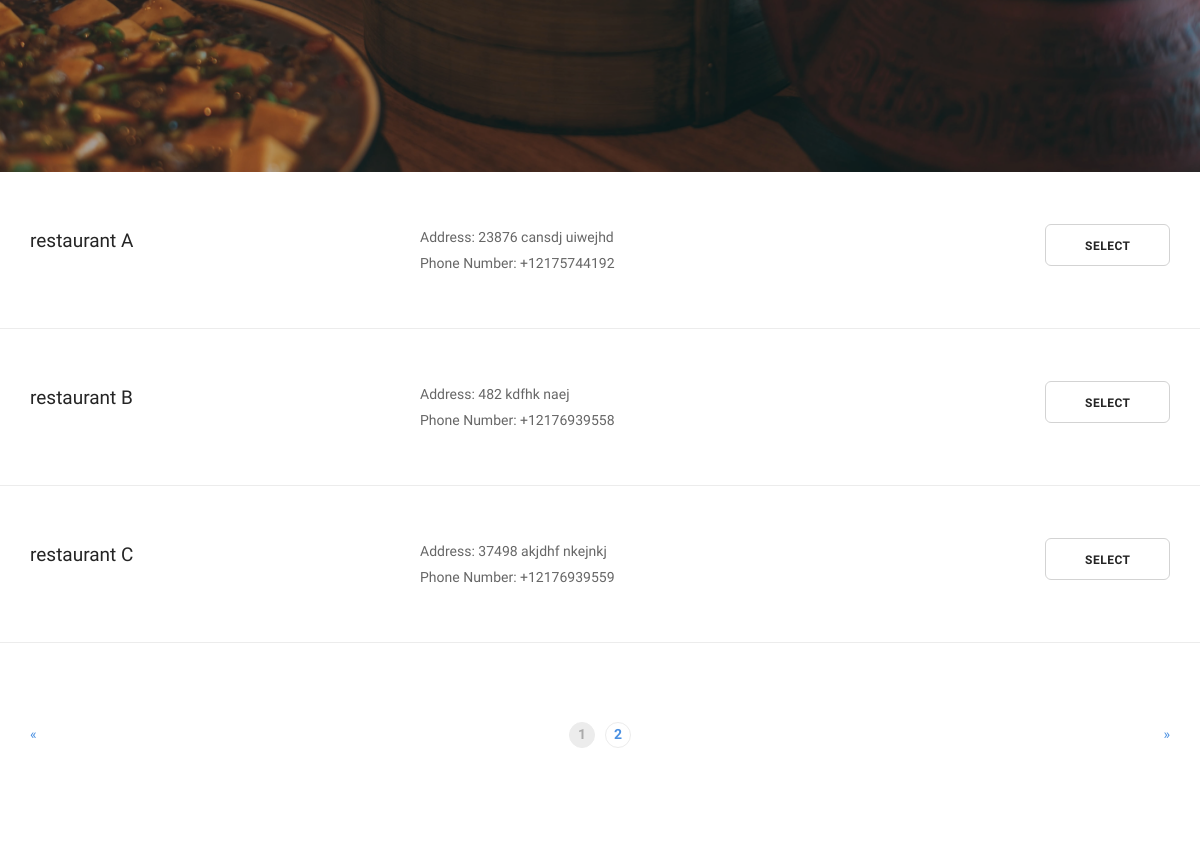
/ (middle part), run on an earlier commit of the app's database.
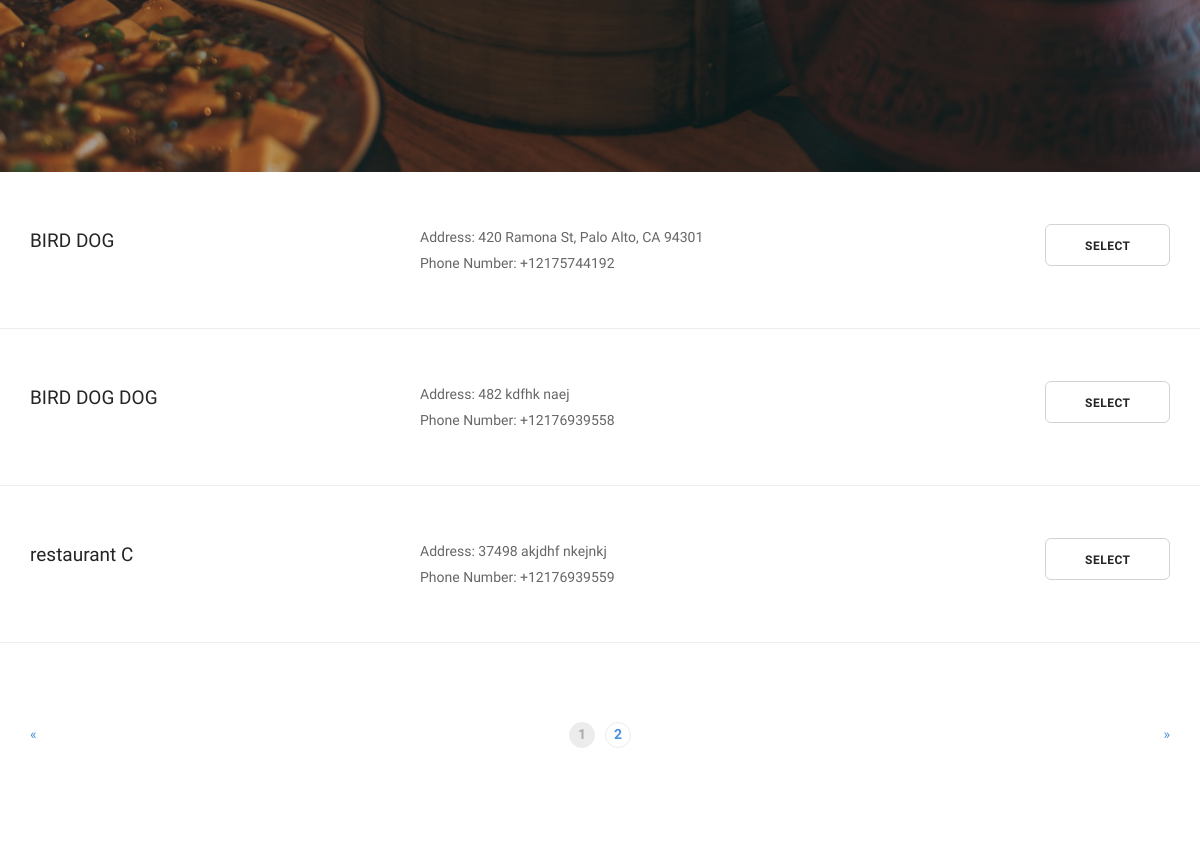
And on a later commit of the database.
### canteen/models.py (models this page shows, shortened)
class Canteen(models.Model):
    id = models.IntegerField(primary_key=True)
    name = models.CharField(max_length=30)
    manager = models.ForeignKey(User, related_name='manager', null=True)
    address = models.CharField(max_length=50, null=True)
    phone_number = models.CharField(max_length=12, null=True)
    class Meta:
    	ordering = ['name']

### canteen/views.py (the view, shortened to what this page needs)
# urls.py: url(r'^$', views.search, name='home_view'),
def search(request):
    errors = []
    all_canteen = Canteen.objects.all()
    return render(request, 'canteen/search_form.html', {'errors': errors, 'all_canteen': all_canteen})

### canteen/templates/canteen/search_form.html (shortened to what this page needs)
<!doctype html>
<html lang="en">
    <head>
         {% load static %}
        <link href="{% static 'canteen/css/bootstrap.css' %}" rel="stylesheet" type="text/css" media="all" />
        <link href="{% static 'canteen/css/stack-interface.css' %}" rel="stylesheet" type="text/css" media="all" />
        <link href="{% static 'canteen/css/socicon.css' %}" rel="stylesheet" type="text/css" media="all" />
        <link href="{% static 'canteen/css/lightbox.min.css' %}" rel="stylesheet" type="text/css" media="all" />
        <link href="{% static 'canteen/css/flickity.css' %}" rel="stylesheet" type="text/css" media="all" />
        <link href="{% static 'canteen/css/iconsmind.css' %}" rel="stylesheet" type="text/css" media="all" />
        <link href="{% static 'canteen/css/jquery.steps.css' %}" rel="stylesheet" type="text/css" media="all" />
        <link href="{% static 'canteen/css/theme.css' %}" rel="stylesheet" type="text/css" media="all" />
        <link href="{% static 'canteen/css/custom.css' %}" rel="stylesheet" type="text/css" media="all" />
    </head>
    <body class=" ">
        <div class="main-container">
            <section class="cover imagebg height-80 text-center" data-overlay="3">
                <div class="background-image-holder">
                </div>
            </section>
            {% if all_canteen %} {% for each in all_canteen %}
            <section class="space--xs blog-article-wide">
                <div class="container">
                    <div class="row">
                        <div class="cta cta--horizontal text-center-xs">
                            <div class="col-sm-4">
                                <h4>{{ each.name }}</h4>
                            </div>
                            <div class="col-sm-5">
                                <p>
                                    Address: {{ each.address }}
                                    <br> Phone Number: {{ each.phone_number }}
                                </p>
                            </div>
                            <div class="col-sm-3 text-right text-center-xs">
                                <a class="btn type--uppercase" href="{% url "restaurant" each.id %}">
                                    <span class="btn__text">
                                        Select
                                    </span>
                                </a>
                            </div>
                        </div>
                    </div>
                </div>
            </section>
            {% endfor %} {% endif %}
            <section>
                <div class="container">
                    <div class="row">
                        <div class="col-sm-12">
                            <div class="pagination">
                                <a class="pagination__prev" href="#" title="Previous Page">&laquo;</a>
                                <ol>
                                    <li class="pagination__current">1</li>
                                    <li>
                                        <a href="#">2</a>
                                    </li>
                                </ol>
                                <a class="pagination__next" href="#" title="Next Page">&raquo;</a>
                            </div>
                        </div>
                    </div>
                </div>
            </section>
        </div>
    </body>
</html>

What changed in the data, as far as the page shows it:
changed Canteen: name "restaurant A" → "BIRD DOG"; address "23876 cansdj uiwejhd" → "420 Ramona St, Palo Alto, CA 94301"
changed Canteen "482 kdfhk naej": name "restaurant B" → "BIRD DOG DOG"
